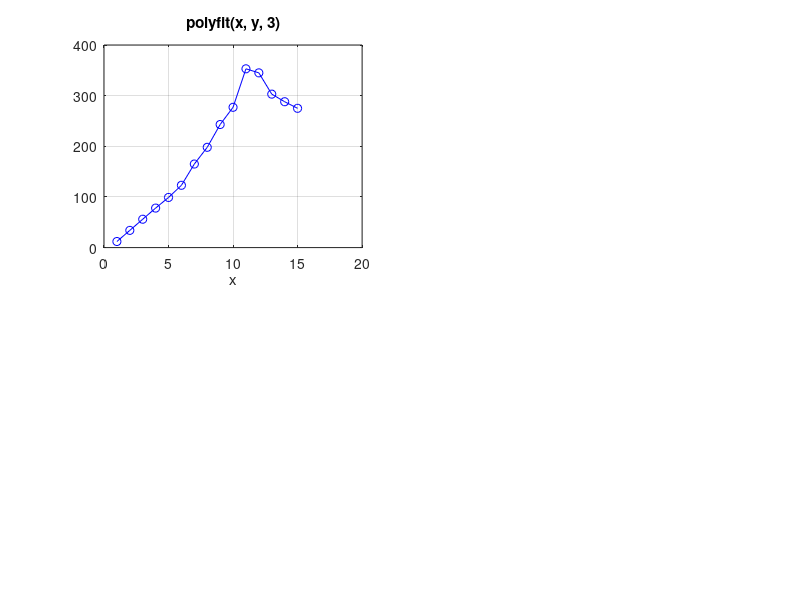

Recreate this plot in MATLAB.
%dsolve('D2y = cos(2*x) - y','y(0) = 1','Dy(0) = 0','x')
%clear
clc
x = 1:15;
y = [12 34 56 78 99 123 165 198 243 277 353 345 303 288 275];
p1 = polyfit(x, y, 3);
x1 = 1:0.1;15;
y1 = polyval(p1,x1);
subplot(2,2,1,'replace');
plot(x,y,'bo-',x1,y1);
title('polyfit(x, y, 3)');
xlabel('x');
grid on